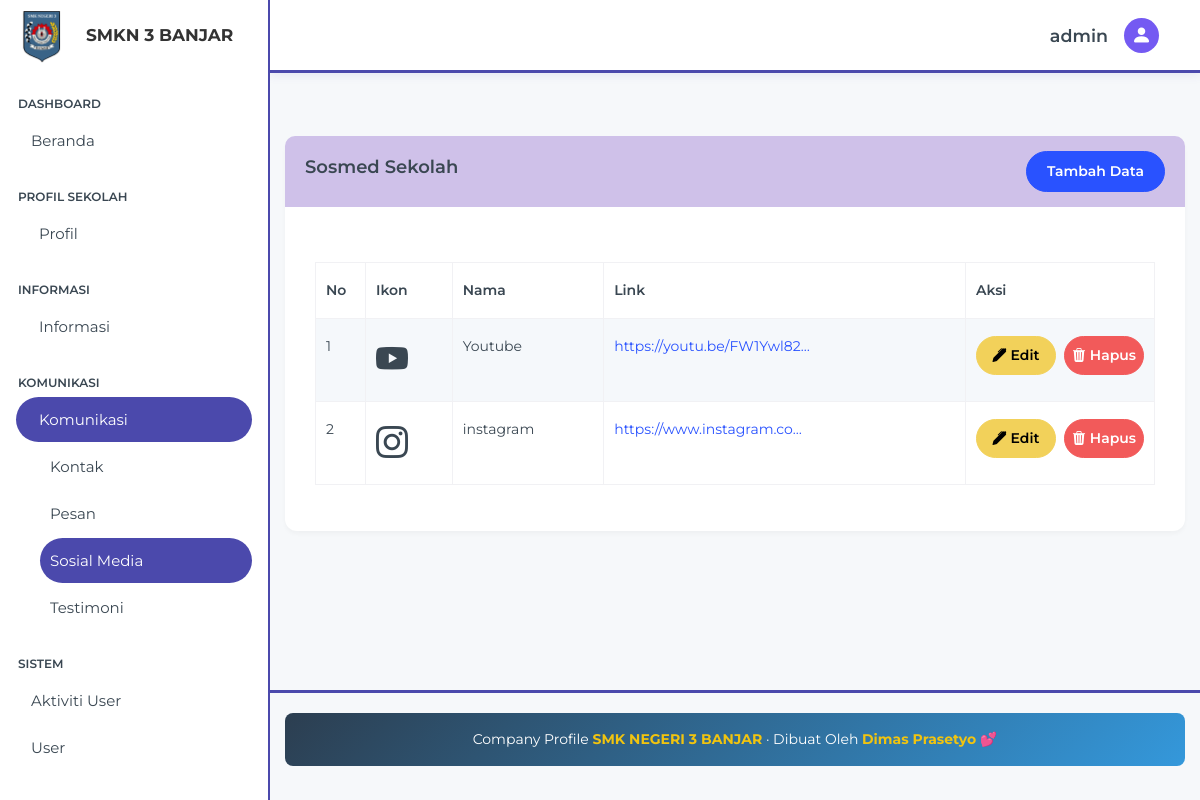
Screenshot of /beckend/pages/socmed/index.php (signed in) with the database file from the repository.
### tables this page shows
CREATE TABLE `social_media` (
  `id` bigint NOT NULL,
  `icon` varchar(200) NOT NULL,
  `title` varchar(200) NOT NULL,
  `link_url` varchar(200) NOT NULL
);

### beckend/pages/socmed/index.php (the view, shortened to what this page needs)
<?php
include '../../app.php';
include '../../partials/header.php';
include '../../partials/sidebar.php';
include '../../partials/navbar.php';
$qsocmed = "SELECT * FROM social_media";
$result = mysqli_query($connect, $qsocmed) or die(mysqli_error($connect));
?>
<div class="content-wrapper">
    <section class="content">
        <div class="container-fluid">
            <div class="row">
                <div class="col-12 mt-5">
                    <div class="card card-purple mt-5">
                        <div class="card-header card-header-with-button">
                            <h3 class="card-title">Sosmed Sekolah</h3>
                            <a href="./create.php" class="btn btn-primary">Tambah Data</a>
                        </div>
                        <div class="card-body table-container">
                            <table id="socmedTable" class="table table-bordered table-striped table-hover">
                                <thead>
                                    <tr>
                                        <th width="50">No</th>
                                        <th>Ikon</th>
                                        <th>Nama</th>
                                        <th>Link</th>
                                        <th width="150">Aksi</th>
                                    </tr>
                                </thead>
                                <tbody>
                                    <?php
                                    $no = 1;
                                    while ($item = $result->fetch_object()):
                                    ?>
                                        <tr>
                                            <td><?= $no ?></td>
                                            <td>
                                                <i class="<?= htmlspecialchars($item->icon) ?>" style="font-size:2rem"></i>
                                            </td>
                                            <td><?= htmlspecialchars($item->title) ?></td>
                                            <td>
                                                <a href="<?= htmlspecialchars($item->link_url) ?>" target="_blank"
                                                    class="text-truncate d-inline-block" style="max-width: 200px;">
                                                    <?= htmlspecialchars($item->link_url) ?>
                                                </a>
                                            </td>
                                            <td>
                                                <div class="d-flex gap-2">
                                                    <a href="./edit.php?id=<?= $item->id ?>" class="btn btn-warning btn-xs flex-fill">
                                                        <i class="bi bi-pen-fill"></i> Edit
                                                    </a>
                                                    <?php if ($_SESSION['role'] === 'admin'): ?>
                                                        <a href="../../action/socmed/destroy.php?id=<?= $item->id ?>"
                                                            class="btn btn-danger btn-xs"
                                                            onclick="return confirm('Apakah Anda Yakin')">
                                                            <i class="bi bi-trash3-fill"></i> Hapus
                                                        </a>
                                                    <?php endif; ?>
                                                </div>
                                            </td>
                                        </tr>
                                    <?php
                                        $no++;
                                    endwhile;
                                    ?>
                                </tbody>
                            </table>
                        </div>
                    </div>
                </div>
            </div>
        </div>
    </section>
</div>
<?php
include '../../partials/footer.php';
include '../../partials/script.php';
?>

### beckend/partials/header.php (style rules this page uses)
html, body { height: 100%; }
body { display: flex; flex-direction: column; }

### beckend/pages/socmed/index.php (style rules this page uses)
.card-purple .card-header { background: #cfc1e9ff; color: white; border-radius: 10px 10px 0 0; padding: 15px 20px; }
.content-wrapper { padding-top: 40px; }
.table-container { margin-top: 25px; }
.content-wrapper { min-height: calc(100vh - 150px) !important; padding-bottom: 40px; }
.card-header-with-button { display: flex; justify-content: space-between; align-items: center; padding: 15px 20px; }
.d-flex .btn { flex: 1; min-width: 80px; padding: 8px 0; font-size: 14px; }
.d-flex { gap: 8px; }

### rows the page displays
social_media: title "Youtube", link_url "https://youtu.be/FW1Ywl82…"
social_media: title "instagram", link_url "https://www.instagram.co…"

### other values shown
$_SESSION['role'] "admin"
